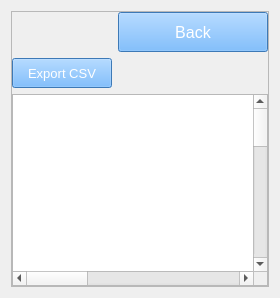
                     <widget class="QWidget" name="tablePage">
                      <layout class="QVBoxLayout" name="verticalLayout_4">
                       <item>
                        <widget class="QFrame" name="frame_2">
                         <property name="styleSheet">
                          <string notr="true"/>
                         </property>
                         <property name="frameShape">
                          <enum>QFrame::StyledPanel</enum>
                         </property>
                         <property name="frameShadow">
                          <enum>QFrame::Raised</enum>
                         </property>
                         <layout class="QVBoxLayout" name="verticalLayout_8">
                          <property name="leftMargin">
                           <number>0</number>
                          </property>
                          <property name="topMargin">
                           <number>0</number>
                          </property>
                          <property name="rightMargin">
                           <number>0</number>
                          </property>
                          <property name="bottomMargin">
                           <number>0</number>
                          </property>
                          <item alignment="Qt::AlignRight">
                           <widget class="QPushButton" name="btnBack">
                            <property name="minimumSize">
                             <size>
                              <width>150</width>
                              <height>40</height>
                             </size>
                            </property>
                            <property name="font">
                             <font>
                              <family>Arial</family>
                              <pointsize>12</pointsize>
                              <weight>9</weight>
                              <italic>false</italic>
                              <bold>false</bold>
                             </font>
                            </property>
                            <property name="cursor">
                             <cursorShape>PointingHandCursor</cursorShape>
                            </property>
                            <property name="styleSheet">
                             <string notr="true">
#btnBack{
background-color:rgb(85, 170, 255);
font: 75 12pt &quot;Arial&quot;;
color:white;
}
#btnBack:hover {
background-color:#4673c6;
}</string>
                            </property>
                            <property name="text">
                             <string>Back</string>
                            </property>
                           </widget>
                          </item>
                          <item alignment="Qt::AlignLeft">
                           <widget class="QPushButton" name="btnExportCSV">
                            <property name="minimumSize">
                             <size>
                              <width>100</width>
                              <height>30</height>
                             </size>
                            </property>
                            <property name="font">
                             <font>
                              <family>Arial</family>
                              <pointsize>10</pointsize>
                              <weight>9</weight>
                              <italic>false</italic>
                              <bold>false</bold>
                             </font>
                            </property>
                            <property name="cursor">
                             <cursorShape>PointingHandCursor</cursorShape>
                            </property>
                            <property name="styleSheet">
                             <string notr="true">
#btnExportCSV{
background-color:rgb(85, 170, 255);
font: 75 10pt &quot;Arial&quot;;
color:white;
}
#btnExportCSV:hover {
background-color:#4673c6;
}</string>
                            </property>
                            <property name="text">
                             <string>Export CSV</string>
                            </property>
                           </widget>
                          </item>
                          <item>
                           <widget class="QTableWidget" name="footballTable">
                            <property name="styleSheet">
                             <string notr="true"/>
                            </property>
                            <property name="editTriggers">
                             <set>QAbstractItemView::NoEditTriggers</set>
                            </property>
                            <property name="showGrid">
                             <bool>false</bool>
                            </property>
                            <property name="gridStyle">
                             <enum>Qt::NoPen</enum>
                            </property>
                            <property name="sortingEnabled">
                             <bool>true</bool>
                            </property>
                            <property name="cornerButtonEnabled">
                             <bool>false</bool>
                            </property>
                            <property name="rowCount">
                             <number>20</number>
                            </property>
                            <property name="columnCount">
                             <number>7</number>
                            </property>
                            <attribute name="horizontalHeaderVisible">
                             <bool>false</bool>
                            </attribute>
                            <attribute name="horizontalHeaderCascadingSectionResizes">
                             <bool>false</bool>
                            </attribute>
                            <attribute name="horizontalHeaderHighlightSections">
                             <bool>true</bool>
                            </attribute>
                            <attribute name="horizontalHeaderShowSortIndicator" stdset="0">
                             <bool>true</bool>
                            </attribute>
                            <attribute name="horizontalHeaderStretchLastSection">
                             <bool>false</bool>
                            </attribute>
                            <attribute name="verticalHeaderVisible">
                             <bool>false</bool>
                            </attribute>
                            <attribute name="verticalHeaderShowSortIndicator" stdset="0">
                             <bool>true</bool>
                            </attribute>
                            <row/>
                            <row/>
                            <row/>
                            <row/>
                            <row/>
                            <row/>
                            <row/>
                            <row/>
                            <row/>
                            <row/>
                            <row/>
                            <row/>
                            <row/>
                            <row/>
                            <row/>
                            <row/>
                            <row/>
                            <row/>
                            <row/>
                            <row/>
                            <column/>
                            <column/>
                            <column/>
                            <column/>
                            <column/>
                            <column/>
                            <column/>
                           </widget>
                          </item>
                         </layout>
                        </widget>
                       </item>
                      </layout>
                     </widget>
